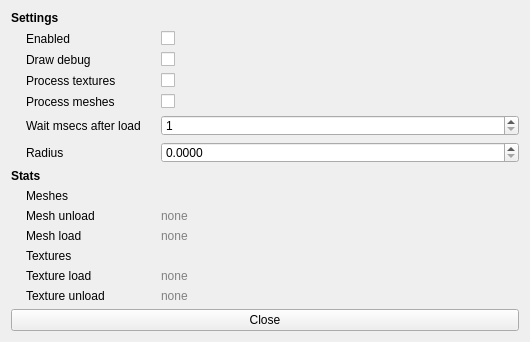
<?xml version="1.0" encoding="UTF-8"?>
<ui version="4.0">
 <class>AssetInterestSettings</class>
 <widget class="QWidget" name="AssetInterestSettings">
  <property name="geometry">
   <rect>
    <x>0</x>
    <y>0</y>
    <width>530</width>
    <height>342</height>
   </rect>
  </property>
  <property name="minimumSize">
   <size>
    <width>530</width>
    <height>342</height>
   </size>
  </property>
  <property name="windowTitle">
   <string>Asset Interest Settings</string>
  </property>
  <property name="styleSheet">
   <string notr="true">QWidget {
	font-size: 9pt;
}</string>
  </property>
  <layout class="QVBoxLayout" name="verticalLayout">
   <item>
    <layout class="QFormLayout" name="formLayout">
     <property name="fieldGrowthPolicy">
      <enum>QFormLayout::AllNonFixedFieldsGrow</enum>
     </property>
     <property name="horizontalSpacing">
      <number>20</number>
     </property>
     <property name="rightMargin">
      <number>0</number>
     </property>
     <item row="0" column="0">
      <widget class="QLabel" name="label">
       <property name="font">
        <font>
         <pointsize>9</pointsize>
         <weight>75</weight>
         <bold>true</bold>
        </font>
       </property>
       <property name="text">
        <string>Settings</string>
       </property>
      </widget>
     </item>
     <item row="1" column="0">
      <widget class="QLabel" name="enabledLabel">
       <property name="text">
        <string>Enabled</string>
       </property>
       <property name="indent">
        <number>15</number>
       </property>
      </widget>
     </item>
     <item row="1" column="1">
      <widget class="QCheckBox" name="enabledCheckBox">
       <property name="text">
        <string/>
       </property>
      </widget>
     </item>
     <item row="2" column="0">
      <widget class="QLabel" name="drawDebugLabel">
       <property name="text">
        <string>Draw debug</string>
       </property>
       <property name="indent">
        <number>15</number>
       </property>
      </widget>
     </item>
     <item row="2" column="1">
      <widget class="QCheckBox" name="drawDebugCheckBox"/>
     </item>
     <item row="3" column="0">
      <widget class="QLabel" name="processTexturesLabel">
       <property name="toolTip">
        <string>Tells if we should unload/load textures (of materials)</string>
       </property>
       <property name="text">
        <string>Process textures</string>
       </property>
       <property name="indent">
        <number>15</number>
       </property>
      </widget>
     </item>
     <item row="3" column="1">
      <widget class="QCheckBox" name="processTexturesCheckBox">
       <property name="toolTip">
        <string>Tells if we should unload/load textures (of materials)</string>
       </property>
      </widget>
     </item>
     <item row="4" column="0">
      <widget class="QLabel" name="processMeshesLabel">
       <property name="toolTip">
        <string>Tells if we should unload/load meshes. Default value is false.</string>
       </property>
       <property name="text">
        <string>Process meshes</string>
       </property>
       <property name="indent">
        <number>15</number>
       </property>
      </widget>
     </item>
     <item row="4" column="1">
      <widget class="QCheckBox" name="processMeshesCheckBox">
       <property name="toolTip">
        <string>Tells if we should unload/load meshes. Default value is false.</string>
       </property>
      </widget>
     </item>
     <item row="5" column="0">
      <widget class="QLabel" name="loadIntervalLabel">
       <property name="toolTip">
        <string>Time in milliseconds we should wait between asset loads. Minimum is 1. Default value is 100.</string>
       </property>
       <property name="text">
        <string>Wait msecs after load</string>
       </property>
       <property name="indent">
        <number>15</number>
       </property>
      </widget>
     </item>
     <item row="5" column="1">
      <widget class="QSpinBox" name="loadIntervalSpinBox">
       <property name="toolTip">
        <string>Time in milliseconds we should wait between asset loads. Minimum is 1. Default value is 100.</string>
       </property>
       <property name="minimum">
        <number>1</number>
       </property>
       <property name="maximum">
        <number>10000</number>
       </property>
       <property name="singleStep">
        <number>10</number>
       </property>
      </widget>
     </item>
     <item row="6" column="0">
      <widget class="QLabel" name="radiusLabel">
       <property name="toolTip">
        <string>Interest radius from the active EC_Camera. Default value is 100.0.</string>
       </property>
       <property name="text">
        <string>Radius</string>
       </property>
       <property name="indent">
        <number>15</number>
       </property>
      </widget>
     </item>
     <item row="6" column="1">
      <widget class="QDoubleSpinBox" name="radiusDoubleSpinBox">
       <property name="toolTip">
        <string>Interest radius from the active EC_Camera. Default value is 100.0.</string>
       </property>
       <property name="decimals">
        <number>4</number>
       </property>
       <property name="maximum">
        <double>9999999.000000000000000</double>
       </property>
       <property name="singleStep">
        <double>10.000000000000000</double>
       </property>
      </widget>
     </item>
     <item row="7" column="0">
      <widget class="QLabel" name="label_2">
       <property name="font">
        <font>
         <pointsize>9</pointsize>
         <weight>75</weight>
         <bold>true</bold>
        </font>
       </property>
       <property name="text">
        <string>Stats</string>
       </property>
      </widget>
     </item>
     <item row="8" column="0">
      <widget class="QLabel" name="label_3">
       <property name="text">
        <string>Meshes</string>
       </property>
       <property name="indent">
        <number>15</number>
       </property>
      </widget>
     </item>
     <item row="8" column="1">
      <widget class="QLabel" name="meshManagerStatus">
       <property name="text">
        <string/>
       </property>
      </widget>
     </item>
     <item row="9" column="0">
      <widget class="QLabel" name="unloadingLabelTitle">
       <property name="font">
        <font>
         <pointsize>9</pointsize>
        </font>
       </property>
       <property name="text">
        <string>Mesh unload</string>
       </property>
       <property name="indent">
        <number>15</number>
       </property>
      </widget>
     </item>
     <item row="9" column="1">
      <widget class="QLabel" name="unloadMesh">
       <property name="styleSheet">
        <string notr="true">color: gray;</string>
       </property>
       <property name="text">
        <string>none</string>
       </property>
      </widget>
     </item>
     <item row="10" column="0">
      <widget class="QLabel" name="loadingLabelTitle">
       <property name="font">
        <font>
         <pointsize>9</pointsize>
        </font>
       </property>
       <property name="text">
        <string>Mesh load</string>
       </property>
       <property name="indent">
        <number>15</number>
       </property>
      </widget>
     </item>
     <item row="10" column="1">
      <widget class="QLabel" name="loadMesh">
       <property name="styleSheet">
        <string notr="true">color: gray;</string>
       </property>
       <property name="text">
        <string>none</string>
       </property>
      </widget>
     </item>
     <item row="11" column="0">
      <widget class="QLabel" name="loadingLabelTitle_3">
       <property name="font">
        <font>
         <pointsize>9</pointsize>
        </font>
       </property>
       <property name="text">
        <string>Textures</string>
       </property>
       <property name="indent">
        <number>15</number>
       </property>
      </widget>
     </item>
     <item row="11" column="1">
      <widget class="QLabel" name="textureManagerStatus">
       <property name="font">
        <font>
         <pointsize>9</pointsize>
        </font>
       </property>
       <property name="text">
        <string/>
       </property>
      </widget>
     </item>
     <item row="12" column="0">
      <widget class="QLabel" name="loadingLabelTitle_2">
       <property name="font">
        <font>
         <pointsize>9</pointsize>
        </font>
       </property>
       <property name="text">
        <string>Texture load</string>
       </property>
       <property name="indent">
        <number>15</number>
       </property>
      </widget>
     </item>
     <item row="12" column="1">
      <widget class="QLabel" name="loadMaterial">
       <property name="styleSheet">
        <string notr="true">color: gray;</string>
       </property>
       <property name="text">
        <string>none</string>
       </property>
      </widget>
     </item>
     <item row="13" column="0">
      <widget class="QLabel" name="unloadingLabelTitle_2">
       <property name="font">
        <font>
         <pointsize>9</pointsize>
        </font>
       </property>
       <property name="text">
        <string>Texture unload</string>
       </property>
       <property name="indent">
        <number>15</number>
       </property>
      </widget>
     </item>
     <item row="13" column="1">
      <widget class="QLabel" name="unloadMaterial">
       <property name="styleSheet">
        <string notr="true">color: gray;</string>
       </property>
       <property name="text">
        <string>none</string>
       </property>
      </widget>
     </item>
    </layout>
   </item>
   <item>
    <widget class="QPushButton" name="buttonClose">
     <property name="text">
      <string>Close</string>
     </property>
    </widget>
   </item>
  </layout>
 </widget>
 <resources/>
 <connections/>
</ui>
